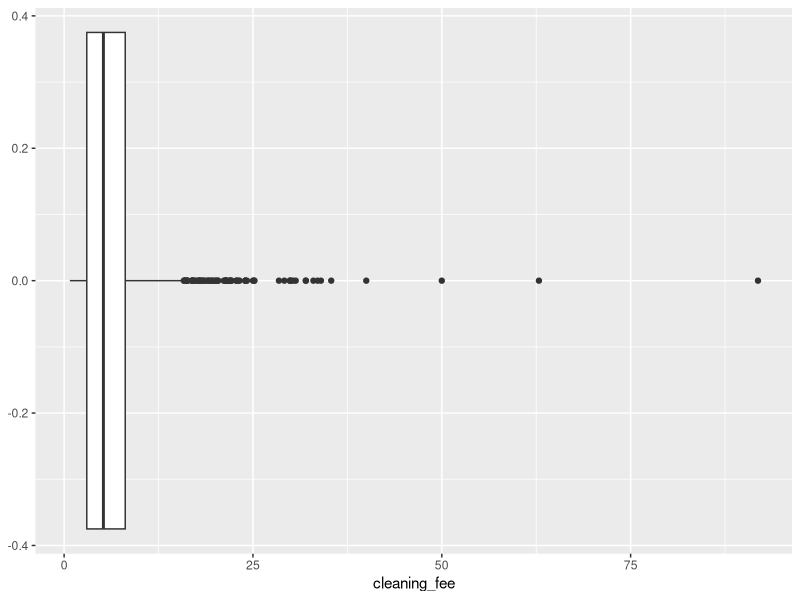
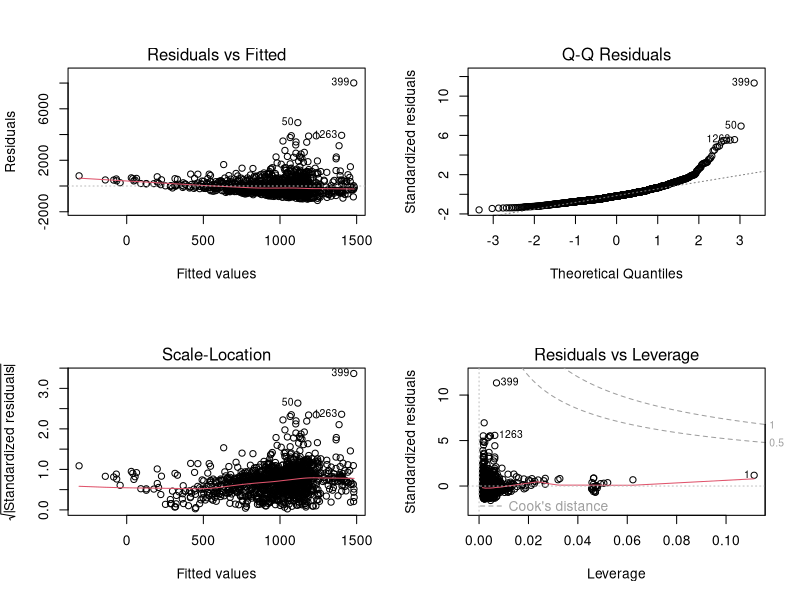

Generate these figures, in order, with R: (Note: this script raises an error after producing the figures.)
## ---- chunk 1
knitr::opts_chunk$set(echo = TRUE)
## ---- chunk 2
library(tidyverse)
library(stringr)
library(knitr)
library(skimr)
library(broom)
## ---- chunk 3
airbnb <- read_csv("raw_data/listings.csv")
## ---- chunk 4
airbnb$cleaning_fee <- airbnb$price * 0.02
## ---- chunk 5
ggplot(airbnb, aes(x = cleaning_fee)) + geom_boxplot()
summary(airbnb$cleaning_fee)
## ---- chunk 6
airbnb %>%
  count(neighbourhood, sort = TRUE) %>%
  mutate(percentage = n / nrow(airbnb) * 100)
## ---- chunk 7
airbnb <- airbnb %>%
  mutate(neigh_simp = fct_lump(neighbourhood, n = 3, other_level = "Other"))

airbnb %>%
  count(neigh_simp, sort=TRUE)
## ---- chunk 8
airbnb %>%
  count(minimum_nights, sort=TRUE)

airbnb <- filter(airbnb, minimum_nights <= 3)
## ---- chunk 9
airbnb$price_3_nights <- airbnb$cleaning_fee + 3 * airbnb$price
## ---- chunk 10
linear_reg <- lm(price_3_nights 
                 ~ neigh_simp
                 + number_of_reviews
                 + reviews_per_month, data = airbnb)
tidy(linear_reg) %>%
  kable(digits = 3)

confint(linear_reg, level=0.95)
## ---- chunk 11
newdata <- data.frame(neigh_simp = "Other", number_of_reviews = 10, reviews_per_month = 5.14)
predict(linear_reg, newdata, interval = "confidence", level = 0.95)
## ---- chunk 12
par(mfrow = c(2, 2))
plot(linear_reg)
## ---- chunk 13
write.csv(airbnb, "mod_data/airbnb.csv")
